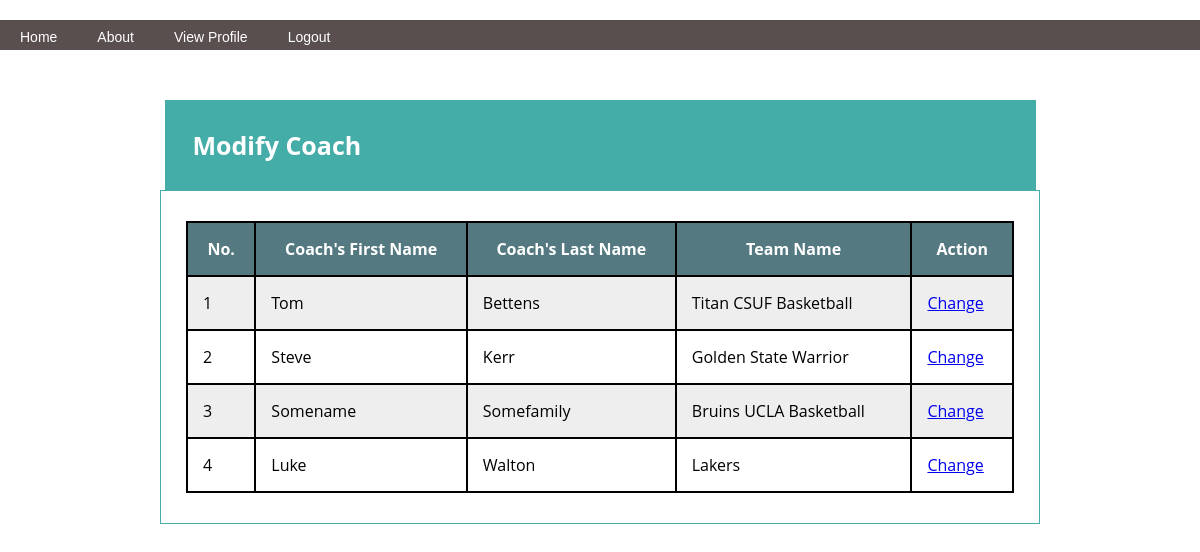
/modifycoach.php (signed in), run on the app's committed database.
### tables this page shows
CREATE TABLE Coach
(
ID INTEGER UNSIGNED NOT NULL AUTO_INCREMENT Primary Key,
Firstname VARCHAR(100),
Lastname VARCHAR(150) NOT NULL,
TeamID INTEGER UNSIGNED NOT NULL,

INDEX  (Lastname),
UNIQUE (Lastname, Firstname),

FOREIGN KEY (TeamID) REFERENCES Team(ID) ON DELETE CASCADE ON UPDATE CASCADE
);

CREATE TABLE Team
(
ID INTEGER UNSIGNED NOT NULL AUTO_INCREMENT Primary Key,
TeamName VARCHAR(100) NOT NULL,
WinCount INTEGER UNSIGNED DEFAULT 0,
LostCount INTEGER UNSIGNED DEFAULT 0,
CoachID INTEGER UNSIGNED
);

### modifycoach.php (the view, shortened to what this page needs)
<!DOCTYPE html>
<html>
<head>
  <link rel="stylesheet" href="style.css">
</head>
<body>
  <?php
    include 'logged_navbar.php';
    $count = 1;
    $db = configDB($_SESSION["role"]);
    $query = "SELECT Coach.ID, FirstName, LastName, Team.ID, Team.TeamName
              FROM Coach LEFT JOIN Team ON TeamID = Team.ID ORDER BY LastName, FirstName";
    if ($stmt = $db->prepare($query)) {
      $stmt->execute();
      $stmt->store_result();
      $stmt->bind_result($coachid, $firstname, $lastname, $teamid, $teamname);
      $stmt->data_seek(0);
      echo "<div class=\"header\" style=\"display:table;\">Modify Coach</div>
            <div class=\"container\">
            <table>
              <tr>
                <th>No.</th>
                <th>Coach's First Name</th>
                <th>Coach's Last Name</th>
                <th>Team Name</th>
                <th>Action</th>
              </tr>";
          while( $stmt->fetch() ) {
            $row = array('id'=>0, 'coachid'=>0, 'firstname'=>"", 'lastname'=>"", 'teamid'=>0, 'teamname'=>"");
            $row['id'] = $count++;
            $row['coachid'] = $coachid;
            $row['firstname'] = $firstname;
            $row['lastname'] = $lastname;
            $row['teamid'] = $teamid;
            $row['teamname'] = $teamname;
            echo "<tr>
              <td>". $row['id'] ."</td>
              <td>". $row['firstname'] ."</td>
              <td>". $row['lastname'] ."</td>
              <td>". $row['teamname'] ."</td>
              <td><a href=\"changecoachinfo.php?coachid=".$row['coachid']."&coachfirstname="
              .$row['firstname']."&coachlastname=".$row['lastname']."&teamid=".$row['teamid']."&teamname="
              .$row['teamname']."\">Change</a>
            </tr>";
          }
      echo "</table>
      </div>";
    }
    ?>
</body>
</html>

### style.css (style rules this page uses)
.header { width:70%; margin:50px auto 0 auto; padding-top: 25px; padding-left: 25px; padding-bottom: 25px; background: #45ADA8; border: #45ADA8 3px solid; text-align: left; font-weight: bold; font-size: 25px; color: white; }
.container { width:69%; display: inline-block; margin:0 auto; padding-top: 30px; padding-left: 25px; padding-right: 25px; padding-bottom: 30px; border: #45ADA8 1px solid; }
body { font-family: 'Open Sans', sans-serif; background:#fff; margin: 0 auto 0 auto; width:100%; text-align:center; margin: 20px 0px 20px 0px; }
table { width: 100%; }
table, th, td { border: 2px solid black; border-collapse: collapse; }
th { padding: 15px; text-align: center; }
td { padding: 15px; text-align: left; }
tr:nth-child(even) { background-color: #eee; }
tr:nth-child(odd) { background-color: #fff; }
th { background-color: #547980; color: white; }

### data on the page
coach: id "1", Firstname "Tom", Lastname "Bettens", TeamID.TeamName "Titan CSUF Basketball"
coach: TeamID.ID "2", Firstname "Steve", Lastname "Kerr", TeamID.TeamName "Golden State Warrior"
coach: id "3", Firstname "Somename", Lastname "Somefamily", TeamID.TeamName "Bruins UCLA Basketball"
coach: id "4", Firstname "Luke", Lastname "Walton", TeamID.TeamName "Lakers"
